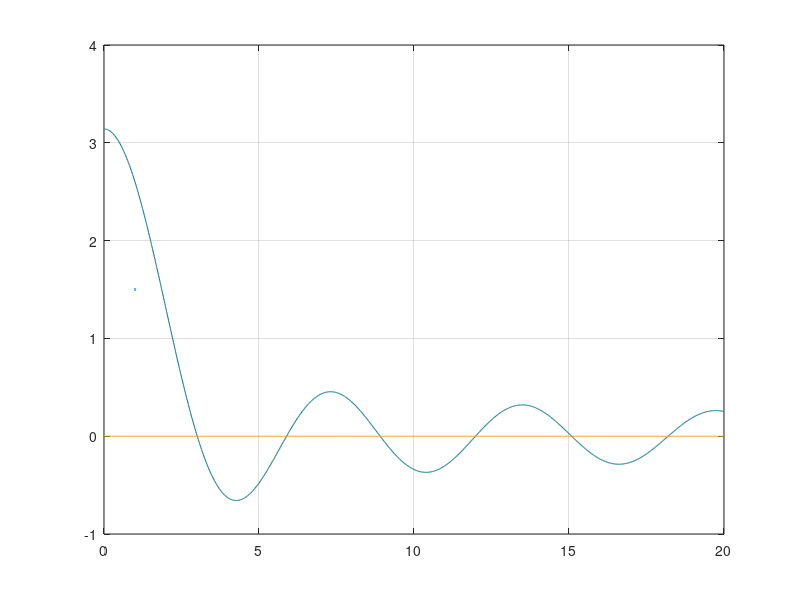

Recreate this plot in MATLAB.
clc;
clear;
close all;

%% Inputs
k(:, 1) = linspace(0.001, 20, 1001);

kp = 0.5;

%% Integral
for kk = 1:numel(k)
    kk
    jInt(kk) = integral(@(x) sin(x).^2 .* exp(-1j .* k(kk) .* cos(x - kp)), ...
        0, 2*pi);
end

%% Plotting
figure;
plot(k, real(jInt), "", LineWidth=1.5);
hold on;
plot(k, imag(jInt), "", LineWidth=1.5);
plot(k, pi*besselj(0, k) + cos(2*kp) *pi*besselj(2, k), ":", LineWidth=1.5);
grid on;








